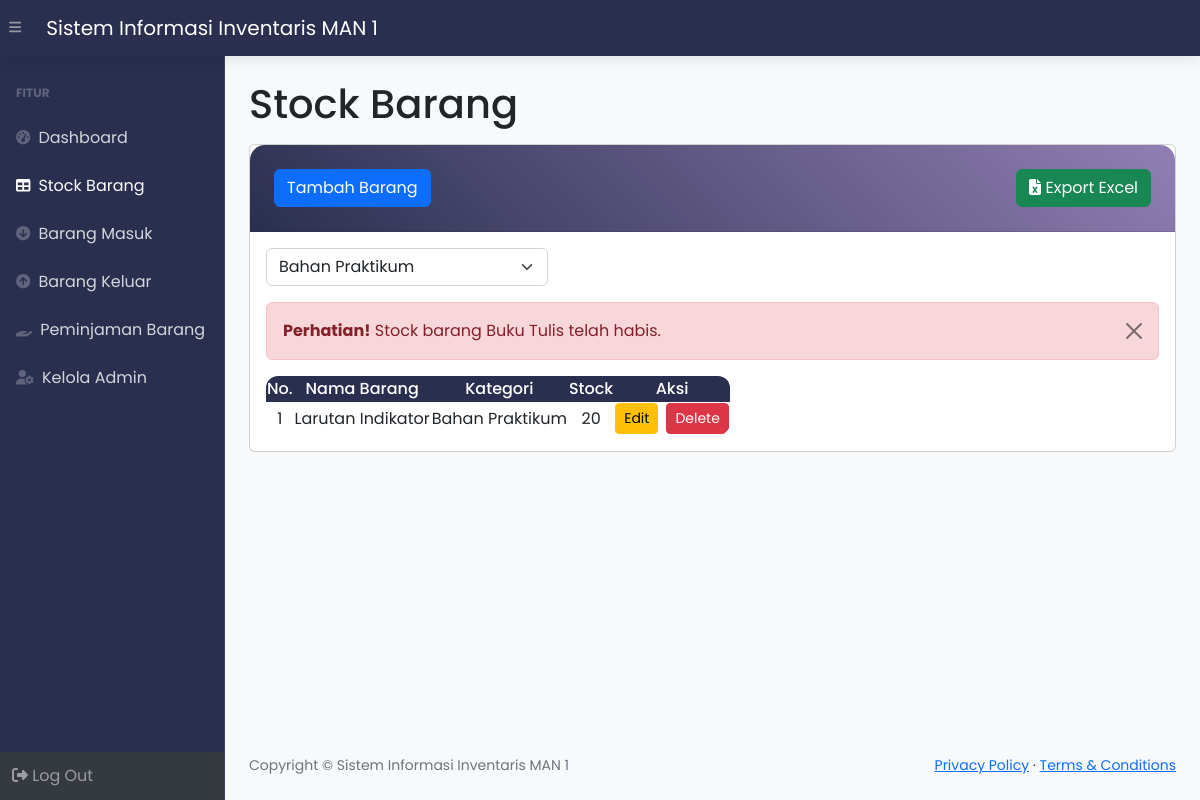
The page /stock.php?kategori=Bahan Praktikum (signed in) on the database its author committed.
### tables this page shows
CREATE TABLE `stock` (
  `idbarang` int(11) NOT NULL,
  `namabarang` varchar(25) NOT NULL,
  `kategori` varchar(100) NOT NULL,
  `stock` int(11) NOT NULL
);

### stock.php (the view, shortened to what this page needs)
<?php
require 'function.php';
?>
<!DOCTYPE html>
<html lang="en">
<head>
    <link href="https://cdn.jsdelivr.net/npm/simple-datatables@7.1.2/dist/style.min.css" rel="stylesheet" />
    <link href="css/styles.css" rel="stylesheet" />
</head>
<body class="sb-nav-fixed">
    <nav class="sb-topnav navbar navbar-expand navbar-dark bg-dark">
        <button class="btn btn-link btn-sm order-1 order-lg-0 me-4 me-lg-0" id="sidebarToggle" href="#!"><i class="fas fa-bars"></i></button>
        <a class="navbar-brand ps-3" href="index.php">Sistem Informasi Inventaris MAN 1</a>
    </nav>
    <div id="layoutSidenav">
        <div id="layoutSidenav_nav">
            <nav class="sb-sidenav accordion sb-sidenav-dark d-flex flex-column" id="sidenavAccordion">
                <div class="sb-sidenav-menu flex-grow-1">
                    <div class="nav">
                        <div class="sb-sidenav-menu-heading">FITUR</div>
                        <a class="nav-link" href="index.php">
                            <div class="sb-nav-link-icon"><i class="fas fa-tachometer-alt"></i></div>
                            Dashboard
                        </a>
                        <a class="nav-link active" href="stock.php">
                            <div class="sb-nav-link-icon"><i class="fas fa-table"></i></div>
                            Stock Barang
                        </a>
                        <a class="nav-link" href="masuk.php">
                            <div class="sb-nav-link-icon"><i class="fas fa-arrow-circle-down"></i></div>
                            Barang Masuk
                        </a>
                        <a class="nav-link" href="keluar.php">
                            <div class="sb-nav-link-icon"><i class="fas fa-arrow-circle-up"></i></div>
                            Barang Keluar
                        </a>
                        <a class="nav-link" href="peminjaman.php">
                            <div class="sb-nav-link-icon"><i class="fas fa-hand-holding"></i></div>
                            Peminjaman Barang
                        </a>
                        <a class="nav-link" href="admin.php">
                            <div class="sb-nav-link-icon"><i class="fas fa-user-cog"></i></div>
                            Kelola Admin
                        </a>
                    </div>
                </div>
                <div class="sb-sidenav-footer">
                    <a class="nav-link" href="logout.php">
                        <i class="fas fa-sign-out-alt"></i> Log Out
                    </a>
                </div>
            </nav>
        </div>
        <div id="layoutSidenav_content">
            <main>
                <div class="container-fluid px-4">
                    <h1 class="mt-4 pb-2">Stock Barang</h1>
                    <div class="card mb-4">
                        <div class="card-header">
                            <button type="button" class="btn btn-primary" data-bs-toggle="modal" data-bs-target="#myModal">
                                Tambah Barang
                            </button>
                            <div class="float-end">
                                <a href="export_excel.php" class="btn btn-success">
                                    <i class="fas fa-file-excel"></i> Export Excel
                                </a>
                            </div>
                        </div>
                        <div class="card-body">
                            <form method="GET" action="">
    <div class="row mb-3">
        <div class="col-md-4">
            <select name="kategori" class="form-select" onchange="this.form.submit()">
                <?php
                $kategori = mysqli_query($conn, "SELECT DISTINCT kategori FROM stock");
                while ($k = mysqli_fetch_array($kategori)) {
                    $selected = (isset($_GET['kategori']) && $_GET['kategori'] == $k['kategori']) ? 'selected' : '';
                    echo "<option value='" . $k['kategori'] . "' $selected>" . $k['kategori'] . "</option>";
                }
                ?>
            </select>
        </div>
    </div>
</form>
                            <?php
                            $ambildatastock = mysqli_query($conn, 'select * from stock where stock < 1');
                            while ($fetch = mysqli_fetch_array($ambildatastock)) {
                                $barang = $fetch['namabarang'];
                            ?>
                                <div class="alert alert-danger alert-dismissible">
                                    <button type="button" class="btn-close" data-bs-dismiss="alert"></button>
                                    <strong>Perhatian!</strong> Stock barang <?= $barang; ?> telah habis.
                                </div>
                            <?php
                            }
                            ?>
                            <table id="datatablesSimple">
                                <thead class="table-dark text-center">
                                    <tr>
                                        <th>No.</th>
                                        <th>Nama Barang</th>
                                        <th>Kategori</th>
                                        <th>Stock</th>
                                        <th>Aksi</th>
                                    </tr>
                                </thead>
                                <tbody class="text-center align-middle">
                                    <?php
                                    if (isset($_GET['kategori']) && $_GET['kategori'] != '') {
    $filter = $_GET['kategori'];
    $ambilsemuadatastock = mysqli_query($conn, "SELECT * FROM stock WHERE kategori='$filter'");
} else {
    $ambilsemuadatastock = mysqli_query($conn, "SELECT * FROM stock");
}
                                    $i = 1;
                                    while ($data = mysqli_fetch_array($ambilsemuadatastock)) {
                                        $namabarang = $data['namabarang'];
                                        $kategori = $data['kategori'];
                                        $stock = $data['stock'];
                                        $idbarang = $data['idbarang'];
                                    ?>
                                        <tr>
                                            <td><?= $i++; ?></td>
                                            <td><?= $namabarang; ?></td>
                                            <td><?= $kategori; ?></td>
                                            <td><?= $stock; ?></td>
                                            <td>
                                                <div class="d-flex justify-content-center gap-2">
                                                    <button class="btn btn-sm btn-warning" data-bs-toggle="modal" data-bs-target="#edit<?= $idbarang; ?>">Edit</button>
                                                    <button class="btn btn-sm btn-danger" data-bs-toggle="modal" data-bs-target="#delete<?= $idbarang; ?>">Delete</button>
                                                </div>
                                            </td>
                                        </tr>
                                    <?php } ?>
                                </tbody>
                            </table>
                        </div>
                    </div>
                </div>
            </main>
            <footer class="py-4 bg-light mt-auto">
                <div class="container-fluid px-4">
                    <div class="d-flex align-items-center justify-content-between small">
                        <div class="text-muted">Copyright &copy; Sistem Informasi Inventaris MAN 1</div>
                        <div>
                            <a href="#">Privacy Policy</a>
                            &middot;
                            <a href="#">Terms &amp; Conditions</a>
                        </div>
                    </div>
                </div>
            </footer>
        </div>
    </div>
</body>
</html>

### stock.php (style rules this page uses)
:root { --primary: #2A2F4F; --secondary: #917FB3; --accent: #E5BEEC; --light: #FDE2F3; }
body { background: #f8f9fa; font-family: 'Poppins', sans-serif; }
.sb-topnav { background: var(--primary) !important; box-shadow: 0 2px 15px rgba(0, 0, 0, 0.1); }
.sb-sidenav-dark { background: var(--primary); border-right: 1px solid rgba(255, 255, 255, 0.1); }
.sb-sidenav-dark .sb-sidenav-menu .nav-link { color: rgba(255, 255, 255, 0.8); transition: all 0.3s ease; }
.container-fluid, .container { background: transparent !important; }
.card-header { background: linear-gradient(45deg, var(--primary), var(--secondary)); color: white; border-radius: 15px 15px 0 0 !important; padding: 1.5rem; }
#datatablesSimple { border-radius: 12px; overflow: hidden; }
#datatablesSimple th { background: var(--primary); color: white !important; font-weight: 500; }
#datatablesSimple td { vertical-align: middle; }

### rows shown on the page
stock: namabarang "Buku Tulis"
stock: namabarang "Larutan Indikator", kategori "Bahan Praktikum", stock "20"

### other values the page prints
form field kategori "Bahan Praktikum"
